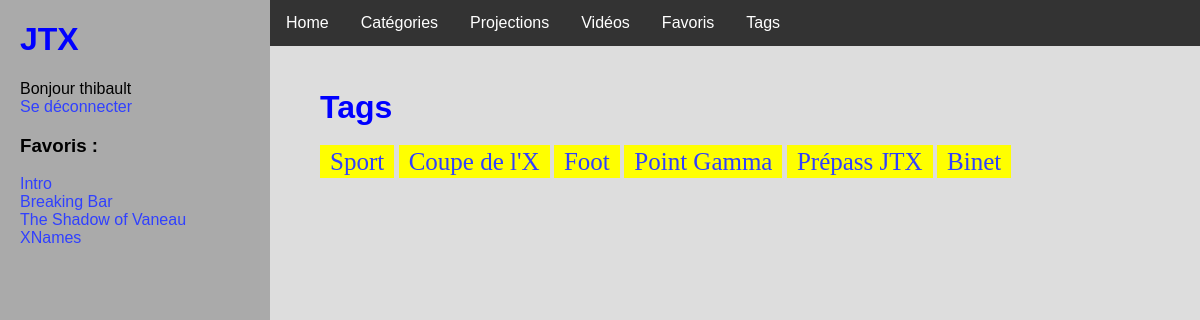
The app's page /tags/ (signed in), older data.
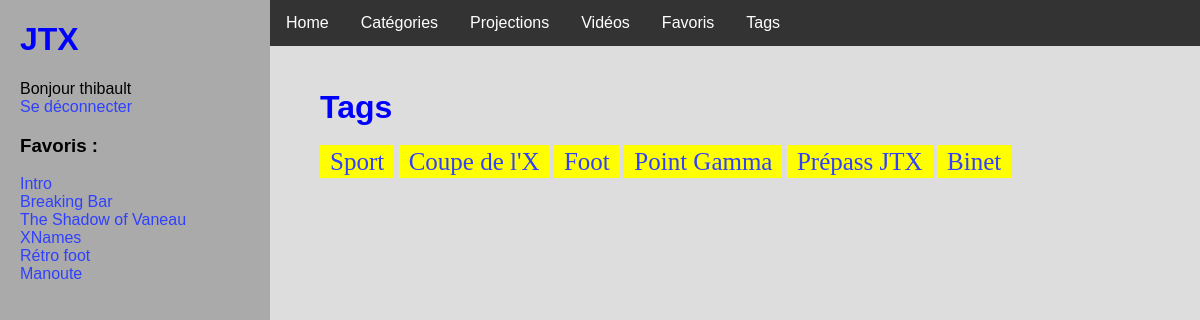
The same page, newer data.
### videos/models.py (models this page shows, shortened)
class Favorite(models.Model):
    user = models.ForeignKey(User)
    video = models.ForeignKey(Video)
    date = models.DateTimeField(auto_now_add = True)
    class Meta:
        unique_together = (('user', 'video'),)

class Video(models.Model):
    titre = models.CharField(max_length=100)
    date = models.DateField(default=datetime.date.today)
    url = models.CharField(max_length=1000)
    extension = models.CharField(max_length=4, default="mp4")
    views = models.IntegerField(default=0)
    public = models.BooleanField(default=False)

class Tag(models.Model):
    titre = models.CharField(max_length=100)

### videos/views.py (the view)
# urls.py: url(r'^tags/$', views.tags, name='tags'),
def tags(request):
    tags = Tag.objects.all()
    context = {
        'tags': tags,
    }
    return render(request, 'tags.html', context)

### videos/templates/tags.html
{% extends 'base.html' %}
{% block body %}
{% if tags %}
<h1>Tags</h1>
	{% for t in tags %}
    <a class="tag" style="font-size:25px" href="{% url 'videos:tag' t.id 1 %}">{{ t.titre }}</a>
	{% endfor %}
{% else %}
    <p>Errors.</p>
{% endif %}
{% endblock %}

### videos/templates/base.html (shortened to what this page needs)
{% load static %}
<!DOCTYPE html>
<html>
<head>
  <link rel="stylesheet" href="{% static 'style.css' %}"/>
</head>
<body>
<div id="lateral_bar">
    <h1> JTX </h1>
    {% if request.user.is_authenticated %}
        Bonjour {{ request.user.username }}
        <br/>
        <a href="/logout/">Se déconnecter</a>
        <br/>
        <h3>Favoris :</h3>
        {% for f in request.user.favorite_set.all %}
        <a href="{% url 'videos:video' f.video.id %}">{{ f.video.titre }}</a>
        <br/>
        {% endfor %}
    {% else %}
        <a href="/login/">Se connecter</a>
    {% endif %}
</div>
<div id="central">
	<div id="navigation_bar">"
    <ul>
        <li><a href="/">Home</a></li>
        <li><a href="{% url 'videos:categories' %}">Catégories</a></li>
        <li><a href="{% url 'videos:projs' 1 %}">Projections</a></li>
        <li><a href="{% url 'videos:videos' 1 %}">Vidéos</a></li>
        {% if request.user.is_authenticated %}
            <li><a href="{% url 'videos:favorites' 1 %}">Favoris</a></li>
        {% endif %}
        <li><a href="{% url 'videos:tags' %}">Tags</a></li>
    </ul>
	</div>
	<div id="body">
    {% block body %}
    {% endblock %}
	</div>
</div>
</body>
</html>

Row changes from the older to the newer data that the page shows:
added Favorite: video.titre "Rétro foot"
added Favorite: video.titre "Manoute"
